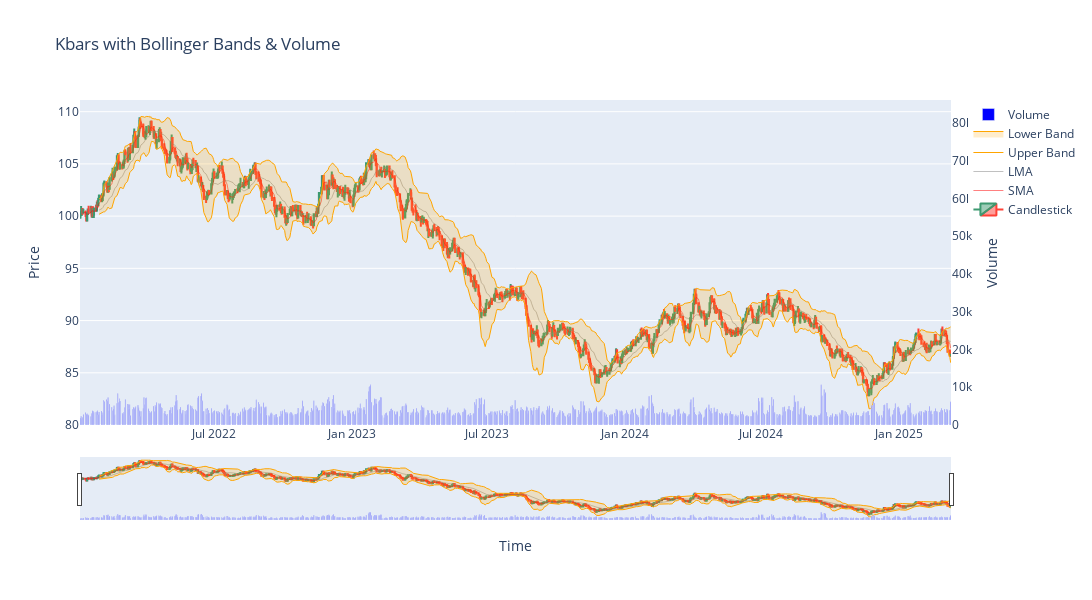

Here is the notebook cell this chart was saved with:
### Code cell
kbars = simu_price(seed = 21,cnt = 300_000)
plot_kline(kbars)

### Figure 1 — Plotly figure (JSON) as saved in the notebook; plotly's stock layout.template omitted (floating-point values rounded to 4 significant figures; data arrays with more than 128 entries replaced by an {"elided": "..."} marker saying what was removed)
{"data": [{"close": {"elided": "832 float values"}, "high": {"elided": "832 float values"}, "low": {"elided": "832 float values"}, "name": "Candlestick", "open": {"elided": "832 float values"}, "type": "candlestick", "x": {"elided": "832 str values"}}, {"line": {"color": "red", "width": 0.5}, "mode": "lines", "name": "SMA", "type": "scatter", "x": {"elided": "832 str values"}, "y": {"elided": "832 float values"}}, {"line": {"color": "gray", "width": 0.5}, "mode": "lines", "name": "LMA", "type": "scatter", "x": {"elided": "832 str values"}, "y": {"elided": "832 float values"}}, {"line": {"color": "orange", "width": 1}, "mode": "lines", "name": "Upper Band", "type": "scatter", "x": {"elided": "832 str values"}, "y": {"elided": "832 float values"}}, {"fill": "tonexty", "fillcolor": "rgba(255,165,0,0.2)", "line": {"color": "orange", "width": 1}, "mode": "lines", "name": "Lower Band", "type": "scatter", "x": {"elided": "832 str values"}, "y": {"elided": "832 float values"}}, {"marker": {"color": "blue"}, "name": "Volume", "type": "bar", "x": {"elided": "832 str values"}, "y": {"elided": "832 float values"}, "yaxis": "y2"}], "layout": {"height": 600, "title": {"text": "Kbars with Bollinger Bands & Volume"}, "width": 1200, "xaxis": {"title": {"text": "Time"}}, "yaxis": {"title": {"text": "Price"}}, "yaxis2": {"overlaying": "y", "range": [0, 86016], "showgrid": false, "side": "right", "title": {"text": "Volume"}}}}
